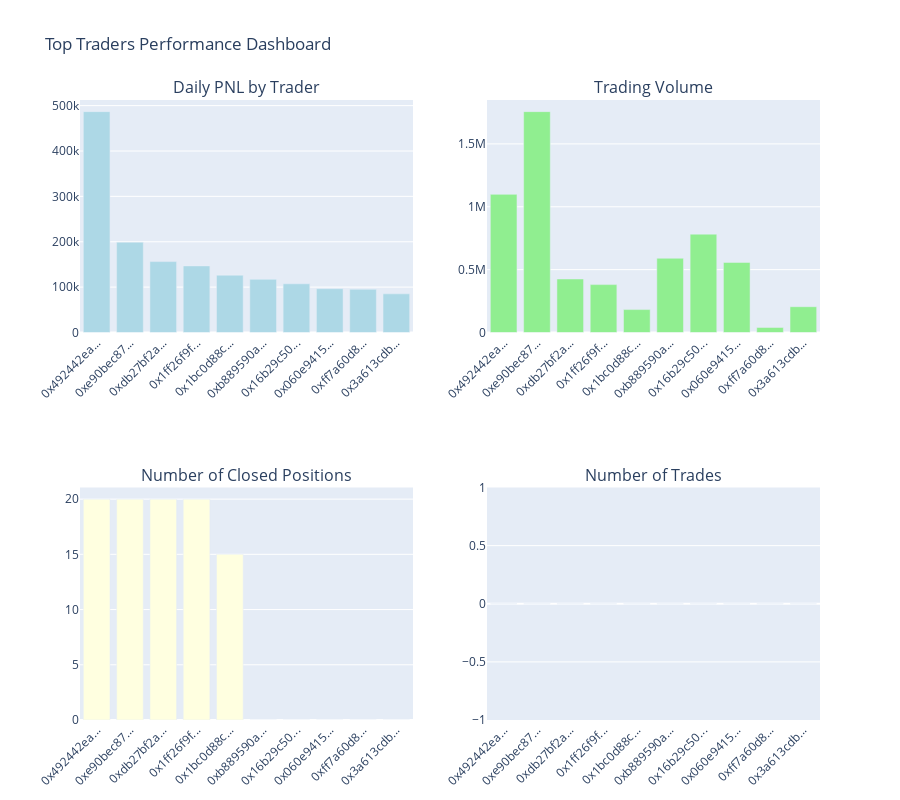

Source (notebook cell):
### Code cell
# Create a combined summary DataFrame with trader performance metrics
summary_data = []

if len(df_leaderboard) > 0:
    for row in df_leaderboard.iter_rows(named=True):
        trader_address = row.get('account', 'Unknown')
        
        # Get trader's closed positions if available
        trader_positions = []
        if len(df_closed_positions) > 0 and 'account' in df_closed_positions.columns:
            trader_positions = df_closed_positions.filter(pl.col('account') == trader_address)
        
        # Get trader's trades if available
        trader_trades = []
        if len(df_trades) > 0 and 'maker' in df_trades.columns:
            trader_trades = df_trades.filter(pl.col('maker') == trader_address)
        
        summary_data.append({
            'trader': trader_address[:10] + '...' if len(trader_address) > 10 else trader_address,
            'daily_pnl': row.get('pnl', 0),
            'volume': row.get('volume', 0),
            'closed_positions_count': len(trader_positions) if len(trader_positions) > 0 else 0,
            'trades_count': len(trader_trades) if len(trader_trades) > 0 else 0,
            'rank': row.get('rank', 0)
        })

# Create summary DataFrame
df_summary = pl.DataFrame(summary_data)
print("\n=== Top Traders Summary ===")
print(df_summary)

# Visualize summary with multiple metrics
if len(df_summary) > 0:
    fig = make_subplots(
        rows=2, cols=2,
        subplot_titles=('Daily PNL by Trader', 'Trading Volume', 
                       'Number of Closed Positions', 'Number of Trades'),
        specs=[[{"type": "bar"}, {"type": "bar"}],
               [{"type": "bar"}, {"type": "bar"}]]
    )
    
    top_n = min(10, len(df_summary))
    df_top = df_summary.head(top_n)
    
    # PNL
    fig.add_trace(
        go.Bar(x=df_top['trader'].to_list(), y=df_top['daily_pnl'].to_list(), 
               name='Daily PNL', marker_color='lightblue'),
        row=1, col=1
    )
    
    # Volume
    fig.add_trace(
        go.Bar(x=df_top['trader'].to_list(), y=df_top['volume'].to_list(), 
               name='Volume', marker_color='lightgreen'),
        row=1, col=2
    )
    
    # Closed Positions
    fig.add_trace(
        go.Bar(x=df_top['trader'].to_list(), y=df_top['closed_positions_count'].to_list(), 
               name='Positions', marker_color='lightyellow'),
        row=2, col=1
    )
    
    # Trades
    fig.add_trace(
        go.Bar(x=df_top['trader'].to_list(), y=df_top['trades_count'].to_list(), 
               name='Trades', marker_color='lightcoral'),
        row=2, col=2
    )
    
    fig.update_xaxes(tickangle=-45)
    fig.update_layout(height=800, showlegend=False, title_text="Top Traders Performance Dashboard")
    display(fig)

# Return the main dataframes for further analysis
print("\n✅ All dataframes created:")
print("- df_leaderboard: Top traders leaderboard")
print("- df_closed_positions: Historical closed positions")
print("- df_trades: Recent trades")
print("- df_activity: Recent activity")
print("- df_summary: Combined summary of top traders")

### Figure 1 — Plotly figure (JSON) as saved in the notebook; plotly's stock layout.template omitted (floating-point values rounded to 4 significant figures)
{"data": [{"marker": {"color": "lightblue"}, "name": "Daily PNL", "type": "bar", "x": ["0x492442ea...", "0xe90bec87...", "0xdb27bf2a...", "0x1ff26f9f...", "0x1bc0d88c...", "0xb889590a...", "0x16b29c50...", "0x060e9415...", "0xff7a60d8...", "0x3a613cdb..."], "xaxis": "x", "y": [486800.0, 198800.0, 156300.0, 146800.0, 126200.0, 117100.0, 107300.0, 96500.0, 95150.0, 85170.0], "yaxis": "y"}, {"marker": {"color": "lightgreen"}, "name": "Volume", "type": "bar", "x": ["0x492442ea...", "0xe90bec87...", "0xdb27bf2a...", "0x1ff26f9f...", "0x1bc0d88c...", "0xb889590a...", "0x16b29c50...", "0x060e9415...", "0xff7a60d8...", "0x3a613cdb..."], "xaxis": "x2", "y": [1099000.0, 1757000.0, 425600.0, 380900.0, 182200.0, 590500.0, 782200.0, 557400.0, 40040.0, 205200.0], "yaxis": "y2"}, {"marker": {"color": "lightyellow"}, "name": "Positions", "type": "bar", "x": ["0x492442ea...", "0xe90bec87...", "0xdb27bf2a...", "0x1ff26f9f...", "0x1bc0d88c...", "0xb889590a...", "0x16b29c50...", "0x060e9415...", "0xff7a60d8...", "0x3a613cdb..."], "xaxis": "x3", "y": [20, 20, 20, 20, 15, 0, 0, 0, 0, 0], "yaxis": "y3"}, {"marker": {"color": "lightcoral"}, "name": "Trades", "type": "bar", "x": ["0x492442ea...", "0xe90bec87...", "0xdb27bf2a...", "0x1ff26f9f...", "0x1bc0d88c...", "0xb889590a...", "0x16b29c50...", "0x060e9415...", "0xff7a60d8...", "0x3a613cdb..."], "xaxis": "x4", "y": [0, 0, 0, 0, 0, 0, 0, 0, 0, 0], "yaxis": "y4"}], "layout": {"annotations": [{"font": {"size": 16}, "showarrow": false, "text": "Daily PNL by Trader", "x": 0.225, "xanchor": "center", "xref": "paper", "y": 1, "yanchor": "bottom", "yref": "paper"}, {"font": {"size": 16}, "showarrow": false, "text": "Trading Volume", "x": 0.775, "xanchor": "center", "xref": "paper", "y": 1, "yanchor": "bottom", "yref": "paper"}, {"font": {"size": 16}, "showarrow": false, "text": "Number of Closed Positions", "x": 0.225, "xanchor": "center", "xref": "paper", "y": 0.375, "yanchor": "bottom", "yref": "paper"}, {"font": {"size": 16}, "showarrow": false, "text": "Number of Trades", "x": 0.775, "xanchor": "center", "xref": "paper", "y": 0.375, "yanchor": "bottom", "yref": "paper"}], "height": 800, "showlegend": false, "title": {"text": "Top Traders Performance Dashboard"}, "xaxis": {"anchor": "y", "domain": [0, 0.45], "tickangle": -45}, "xaxis2": {"anchor": "y2", "domain": [0.55, 1], "tickangle": -45}, "xaxis3": {"anchor": "y3", "domain": [0, 0.45], "tickangle": -45}, "xaxis4": {"anchor": "y4", "domain": [0.55, 1], "tickangle": -45}, "yaxis": {"anchor": "x", "domain": [0.625, 1]}, "yaxis2": {"anchor": "x2", "domain": [0.625, 1]}, "yaxis3": {"anchor": "x3", "domain": [0, 0.375]}, "yaxis4": {"anchor": "x4", "domain": [0, 0.375]}}}
